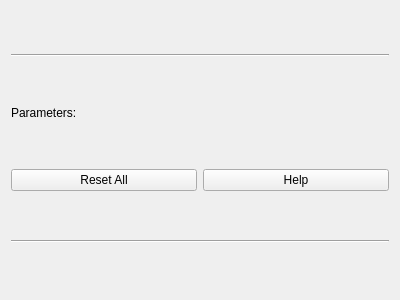
<?xml version="1.0" encoding="UTF-8"?>
<ui version="4.0">
 <class>vcl::qt::ParametersFrame</class>
 <widget class="QFrame" name="vcl::qt::ParametersFrame">
  <property name="geometry">
   <rect>
    <x>0</x>
    <y>0</y>
    <width>400</width>
    <height>300</height>
   </rect>
  </property>
  <property name="windowTitle">
   <string>Frame</string>
  </property>
  <layout class="QGridLayout" name="gridLayout_2">
   <item row="3" column="0">
    <widget class="QPushButton" name="resetAllPushButton">
     <property name="text">
      <string>Reset All</string>
     </property>
     <property name="icon">
      <iconset theme="document-revert"/>
     </property>
    </widget>
   </item>
   <item row="2" column="0" colspan="2">
    <layout class="QGridLayout" name="parametersLayout"/>
   </item>
   <item row="0" column="0" colspan="2">
    <widget class="Line" name="line">
     <property name="orientation">
      <enum>Qt::Horizontal</enum>
     </property>
    </widget>
   </item>
   <item row="3" column="1">
    <widget class="QPushButton" name="helpRushButton">
     <property name="text">
      <string>Help</string>
     </property>
     <property name="icon">
      <iconset theme="help-faq"/>
     </property>
     <property name="checkable">
      <bool>true</bool>
     </property>
     <property name="checked">
      <bool>false</bool>
     </property>
    </widget>
   </item>
   <item row="1" column="0" colspan="2">
    <widget class="QLabel" name="label">
     <property name="sizePolicy">
      <sizepolicy hsizetype="Preferred" vsizetype="Fixed">
       <horstretch>0</horstretch>
       <verstretch>0</verstretch>
      </sizepolicy>
     </property>
     <property name="text">
      <string>Parameters:</string>
     </property>
    </widget>
   </item>
   <item row="4" column="0" colspan="2">
    <widget class="Line" name="line_2">
     <property name="orientation">
      <enum>Qt::Horizontal</enum>
     </property>
    </widget>
   </item>
  </layout>
 </widget>
 <resources/>
 <connections/>
</ui>
